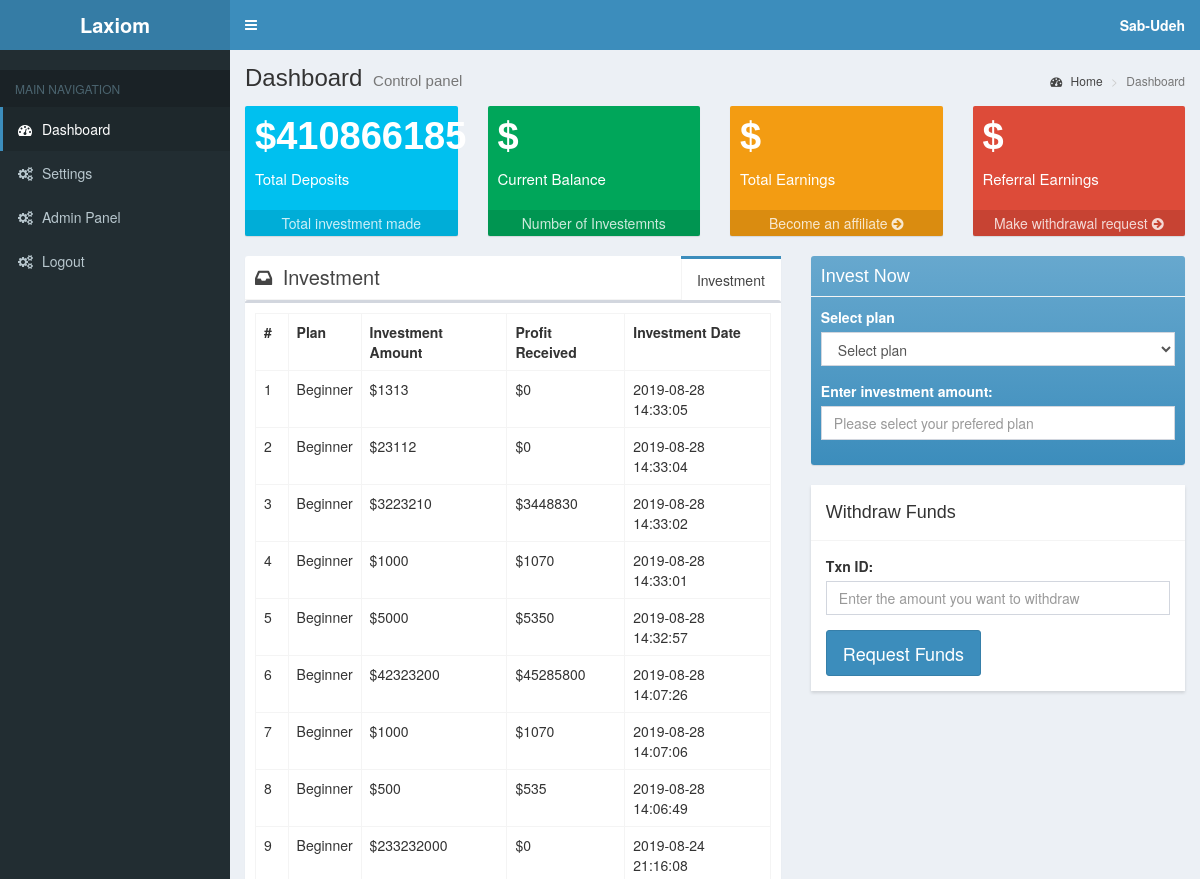
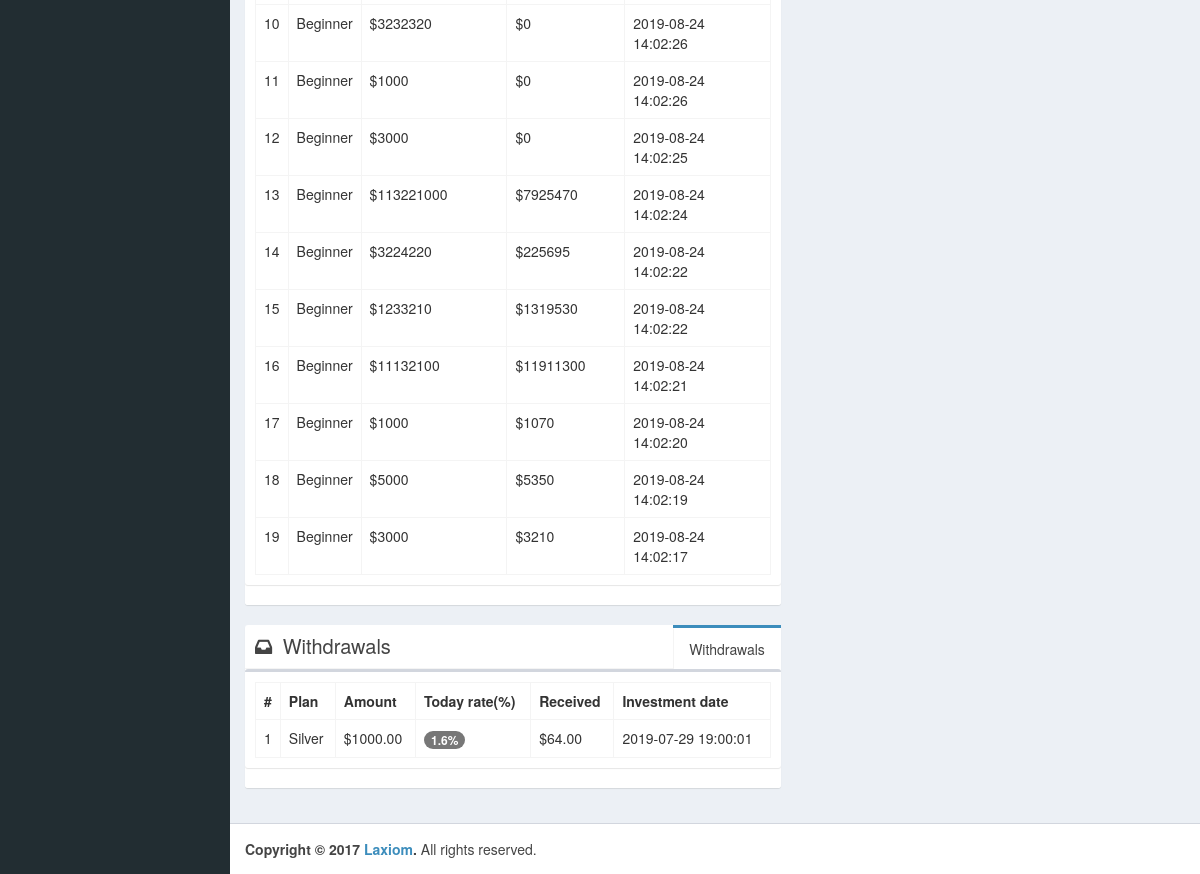
/dashboard.php (signed in), run on the app's committed database (2 pictures, top to bottom).
### tables this page shows
CREATE TABLE `users` (
  `id` int(11) NOT NULL,
  `fullname` varchar(50) NOT NULL,
  `username` varchar(50) NOT NULL,
  `email` varchar(50) NOT NULL,
  `password` varchar(255) NOT NULL,
  `verified` int(11) NOT NULL,
  `country` varchar(50) NOT NULL,
  `btcwallet` varchar(50) NOT NULL,
  `role` int(11) NOT NULL,
  `plan` int(11) NOT NULL,
  `date_created` datetime DEFAULT CURRENT_TIMESTAMP
);

CREATE TABLE `investment` (
  `id` int(11) NOT NULL,
  `p_invoice` varchar(255) NOT NULL,
  `amount` float NOT NULL,
  `next_payment` datetime NOT NULL,
  `date_updated` datetime DEFAULT CURRENT_TIMESTAMP
);

CREATE TABLE `plans` (
  `id` int(11) NOT NULL,
  `plantype` varchar(30) NOT NULL,
  `percentage` float NOT NULL,
  `schedule` varchar(11) NOT NULL,
  `min` int(11) NOT NULL,
  `date_created` datetime DEFAULT CURRENT_TIMESTAMP
);

CREATE TABLE `invoice` (
  `id` int(11) NOT NULL,
  `p_user` varchar(30) NOT NULL,
  `id_plan` varchar(30) NOT NULL,
  `p_address` varchar(30) NOT NULL,
  `btc_amount` float NOT NULL,
  `usd_amount` float NOT NULL,
  `tx_id` varchar(60) DEFAULT NULL,
  `status` int(3) DEFAULT NULL,
  `date_created` datetime DEFAULT CURRENT_TIMESTAMP
);

### dashboard.php (the view, shortened to what this page needs)
<?php
require_once "conn.php";
$ref_earning = $tot_earning = $cur_balance = $tot_deposit = "";
$id = $_SESSION["id"];
$sql = "SELECT fullname, email, country, btcwallet, plan, role FROM users WHERE id = $id";
if($stmt = $pdo->prepare($sql)){
    if($stmt->execute()){
        if($stmt->rowCount() == 1){
          if($row = $stmt->fetch()){
            $fullname = $row["fullname"];
            $role = $row["role"];
        }
      }
  }
}
$getInvestments= $pdo->prepare("SELECT investment.*, invoice.usd_amount, plans.plantype FROM investment LEFT JOIN invoice ON investment.p_invoice = invoice.id LEFT JOIN plans ON invoice.id_plan = plans.id WHERE invoice.p_user = $id ORDER BY investment.id DESC");
$getInvestments->execute();
$investments = [];
while ($row = $getInvestments->fetch(PDO::FETCH_ASSOC)) {
  array_push($investments, $row);
}
$investementAmounts = [];
for($i=0; $i < count($investments); $i ++) {
  array_push($investementAmounts, $investments[$i]["usd_amount"]);
}
$investementAmount = array_sum($investementAmounts);
?>
<!DOCTYPE html>
<html lang="en" class="nojs">
<head>
  <link rel="stylesheet" href="https://maxcdn.bootstrapcdn.com/font-awesome/4.4.0/css/font-awesome.min.css">
  <link rel="stylesheet" href="https://code.ionicframework.com/ionicons/2.0.1/css/ionicons.min.css">
  <link rel="stylesheet" href="./Dashboard_files/bootstrap.min.css">
  <link rel="stylesheet" href="./Dashboard_files/AdminLTE.min.css">
  <link rel="stylesheet" href="./Dashboard_files/_all-skins.min.css">
  <link rel="stylesheet" href="./Dashboard_files/blue.css">
  <link rel="stylesheet" href="./Dashboard_files/morris.css">
  <link rel="stylesheet" href="./Dashboard_files/jquery-jvectormap-1.2.2..css">
  <link rel="stylesheet" href="./Dashboard_files/datepicker3.css">
  <link rel="stylesheet" href="./Dashboard_files/daterangepicker-bs3.css">
  <link rel="stylesheet" href="./Dashboard_files/bootstrap3-wysihtml5.min.css">
  <link rel="stylesheet" href="./Dashboard_files/main.css">
</head>
<body class="hold-transition skin-blue sidebar-mini">
  <div class="wrapper">
    <header class="main-header">
      <a href="index.php" class="logo">
        <span class="logo-lg"><b>Laxiom</b></span>
      </a>
      <nav class="navbar navbar-static-top" role="navigation">
        <a href="#" class="sidebar-toggle" data-toggle="offcanvas" role="button">
        </a>
        <div class="navbar-custom-menu">
          <ul class="nav navbar-nav">
            <li class="dropdown user user-menu">
              <a href="#" class="dropdown-toggle" data-toggle="dropdown">
                <span class="hidden-xs"><b><?php echo $fullname; ?></b></span>
              </a>
            </li>
          </ul>
        </div>
      </nav>
    </header>
    <aside class="main-sidebar">
      <section class="sidebar">
        <div class="user-panel">
          <div class="pull-left info">
          </div>
        </div>
        <ul class="sidebar-menu">
          <li class="header">MAIN NAVIGATION</li>
          <li class="active treeview">
            <a href="dashboard.php">
              <i class="fa fa-dashboard"></i> <span>Dashboard</span>
            </a>
          </li>
          <li class="treeview">
            <a href="settings.php">
              <i class="fa fa-gears"></i>
              <span>Settings</span>
            </a>
          </li>
          <?php if ($role == 1)
				echo '<li class="treeview">
              <a href="dashboard2.php">
                <i class="fa fa-gears"></i>
                <span>Admin Panel</span>
              </a>
            </li>'
				 ?>
          <li class="treeview">
            <a href="logout.php">
              <i class="fa fa-gears"></i>
              <span>Logout</span>
            </a>
          </li>
        </ul>
      </section>
    </aside>
    <div class="content-wrapper">
      <section class="content-header">
        <h1>
          Dashboard
          <small>Control panel</small>
        </h1>
        <ol class="breadcrumb">
          <li><a href="#"><i class="fa fa-dashboard"></i> Home</a></li>
          <li class="active">Dashboard</li>
        </ol>
      </section>
      <section class="content">
        <div class="row">
          <div class="col-lg-3 col-xs-6">
            <div class="small-box bg-aqua">
              <div class="inner">
                <h3>$<?php echo $investementAmount; ?></h3>
                <p>Total Deposits</p>
              </div>
              <a href="#" class="small-box-footer">Total investment made</a>
            </div>
          </div>
          <div class="col-lg-3 col-xs-6">
            <div class="small-box bg-green">
              <div class="inner">
                <h3>$<?php echo $cur_balance; ?><sup style="font-size: 20px"></sup></h3>
                <p>Current Balance</p>
              </div>
              <a href="#" class="small-box-footer">Number of Investemnts</a>
            </div>
          </div>
          <div class="col-lg-3 col-xs-6">
            <div class="small-box bg-yellow">
              <div class="inner">
                <h3>$<?php echo $tot_earning; ?></h3>
                <p>Total Earnings</p>
              </div>
              <a href="index.phpDashboard/affiliate" class="small-box-footer">Become an affiliate <i
                  class="fa fa-arrow-circle-right"></i></a>
            </div>
          </div>
          <div class="col-lg-3 col-xs-6">
            <div class="small-box bg-red">
              <div class="inner">
                <h3>$<?php echo $ref_earning; ?></h3>
                <p>Referral Earnings</p>
              </div>
              <a href="#" type="button" data-toggle="modal" data-target="#myModal" class="small-box-footer">Make
                withdrawal request <i class="fa fa-arrow-circle-right"></i></a>
            </div>
          </div>
        </div>
        <div class="row">
          <section class="col-lg-7 connectedSortable">
            <div class="nav-tabs-custom">
              <ul class="nav nav-tabs pull-right">
                <li class="active"><a href="#revenue-chart" data-toggle="tab">Investment</a></li>
                <li class="pull-left header"><i class="fa fa-inbox"></i> Investment</li>
              </ul>
              <div class="tab-content no-padding">
                <div class="chart tab-pane active" style="position: relative;">
                  <div class="box">
                    <div class="box-body">
                      <table class="table table-bordered">
                        <tr>
                          <th style="width: 10px">#</th>
                          <th>Plan</th>
                          <th>Investment Amount</th>
                          <th>Profit Received</th>
                          <th>Investment Date</th>
                        </tr>
                        <?php for($i=0; $i < count($investments);$i++): ?>
                          <tr>
                            <td><?=$i + 1?></td>
                            <td><?=$investments[$i]["plantype"]?></td>
                            <td>$<?=$investments[$i]["usd_amount"]?></td>
                            <td>$<?=$investments[$i]["amount"]?></td>
                            <td><?=$investments[$i]["date_updated"]?></td>
                    </tr>
                  <?php endfor; ?>
                      </table>
                    </div>
                  </div>
                </div>
              </div>
            </div>
            <div class="nav-tabs-custom">
              <ul class="nav nav-tabs pull-right">
                <li class="active"><a href="#revenue-chart" data-toggle="tab">Withdrawals</a></li>
                <li class="pull-left header"><i class="fa fa-inbox"></i> Withdrawals</li>
              </ul>
              <div class="tab-content no-padding">
                <div class="chart tab-pane active" style="position: relative;">
                  <div class="box">
                    <div class="box-body">
                      <table class="table table-bordered">
                        <tr>
                          <th style="width: 10px">#</th>
                          <th>Plan</th>
                          <th>Amount</th>
                          <th>Today rate(%)</th>
                          <th>Received</th>
                          <th>Investment date</th>
                        </tr>
                        <tr>
                          <td>1</td>
                          <td>Silver</td>
                          <td>$1000.00</td>
                          <td>
                            <span class="badge bg-primary">1.6%</span>
                          </td>
                          <td> $64.00</td>
                          <td> 2019-07-29 19:00:01</td>
                        </tr>
                      </table>
                    </div>
                  </div>
                </div>
              </div>
            </div>
          </section>
          <section class="col-lg-5 connectedSortable">
            <form action="" method="post">
              <div class="box box-solid bg-light-blue-gradient">
                <div class="box-header with-border">
                  <h3 class="box-title">Invest Now</h3>
                </div>
                <div class="box-body">
                  <div id="btcPayment" style="display: block;">
                    <div>
                    <div class="form-group">
                        <label for="fist-name" class="text-gray-base form-label form-label-outside">Select plan</label>
                        <select id="plan" name="plan" class="form-control">
                          <option>Select plan</option>
                        </select>
                      </div>
                      <div class="form-group">
                        <label for="fist-name" class="text-gray-base form-label form-label-outside">Enter investment amount:</label>
                        <input id="payAmount" type="text" name="usd-amount" class="form-control"
                          placeholder="Please select your prefered plan">
                      </div>
                    </div>
                  </div>
                </div>
              </div>
            </form>
            <div class="modal-content">
              <div class="modal-header">
                <h4 class="modal-title">Withdraw Funds</h4>
              </div>
              <div class="modal-body">
                <form action="<?php echo htmlspecialchars($_SERVER["PHP_SELF"]); ?>" method="post">
                  <div class="form-group">
                    <label class="text-gray-base form-label form-label-outside">Txn ID:</label>
                    <input class="form-control" type="text" name="with_amount"
                      placeholder="Enter the amount you want to withdraw">
                  </div>
                  <button class="btn btn-lg btn-primary">Request Funds</button>
                </form>
              </div>
            </div>
          </section>
        </div>
      </section>
    </div>
    <footer class="main-footer">
      <strong>Copyright &copy; 2017 <a href="">Laxiom</a>.</strong> All rights reserved.
    </footer>
</body>

### data on the page
users: fullname "Sab-Udeh"
investment: plans.plantype "Beginner", invoice.usd_amount "1313", amount "0", date_updated "2019-08-28 14:33:05"
investment: plans.plantype "Beginner", invoice.usd_amount "23112", amount "0", date_updated "2019-08-28 14:33:04"
investment: plans.plantype "Beginner", invoice.usd_amount "3223210", amount "3448830", date_updated "2019-08-28 14:33:02"
investment: plans.plantype "Beginner", invoice.usd_amount "1000", amount "1070", date_updated "2019-08-28 14:33:01"
investment: plans.plantype "Beginner", invoice.usd_amount "5000", amount "5350", date_updated "2019-08-28 14:32:57"
investment: plans.plantype "Beginner", invoice.usd_amount "42323200", amount "45285800", date_updated "2019-08-28 14:07:26"
investment: plans.plantype "Beginner", invoice.usd_amount "1000", amount "1070", date_updated "2019-08-28 14:07:06"
investment: plans.plantype "Beginner", invoice.usd_amount "500", amount "535", date_updated "2019-08-28 14:06:49"
investment: plans.plantype "Beginner", invoice.usd_amount "233232000", amount "0", date_updated "2019-08-24 21:16:08"
investment: plans.plantype "Beginner", invoice.usd_amount "3232320", amount "0", date_updated "2019-08-24 14:02:26"
investment: plans.plantype "Beginner", invoice.usd_amount "1000", amount "0", date_updated "2019-08-24 14:02:26"
investment: plans.plantype "Beginner", invoice.usd_amount "3000", amount "0", date_updated "2019-08-24 14:02:25"
investment: plans.plantype "Beginner", invoice.usd_amount "113221000", amount "7925470", date_updated "2019-08-24 14:02:24"
investment: plans.plantype "Beginner", invoice.usd_amount "3224220", amount "225695", date_updated "2019-08-24 14:02:22"
investment: plans.plantype "Beginner", invoice.usd_amount "1233210", amount "1319530", date_updated "2019-08-24 14:02:22"
investment: plans.plantype "Beginner", invoice.usd_amount "11132100", amount "11911300", date_updated "2019-08-24 14:02:21"
investment: plans.plantype "Beginner", invoice.usd_amount "1000", amount "1070", date_updated "2019-08-24 14:02:20"
investment: plans.plantype "Beginner", invoice.usd_amount "5000", amount "5350", date_updated "2019-08-24 14:02:19"
investment: plans.plantype "Beginner", invoice.usd_amount "3000", amount "3210", date_updated "2019-08-24 14:02:17"

### other printed values
$investementAmount "410866185"
